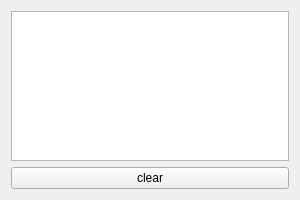
<?xml version="1.0" encoding="UTF-8"?>
<ui version="4.0">
 <class>Component</class>
 <widget class="QWidget" name="Component">
  <property name="geometry">
   <rect>
    <x>0</x>
    <y>0</y>
    <width>300</width>
    <height>200</height>
   </rect>
  </property>
  <property name="windowTitle">
   <string>Form</string>
  </property>
  <layout class="QVBoxLayout" name="verticalLayout_2">
   <item>
    <layout class="QVBoxLayout" name="verticalLayout">
     <item>
      <widget class="QListWidget" name="listWidget"/>
     </item>
     <item>
      <widget class="QPushButton" name="pushButton_clear">
       <property name="text">
        <string>clear</string>
       </property>
      </widget>
     </item>
    </layout>
   </item>
  </layout>
 </widget>
 <resources/>
 <connections/>
</ui>
